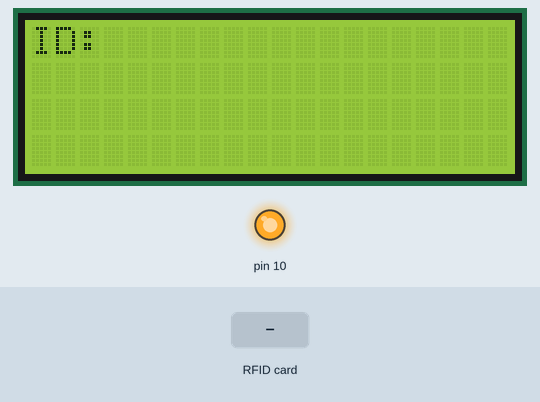
A sketch run on a simulated Arduino Uno, built with avr-gcc and run on an emulated ATmega328P. On the bench: 20×4 character LCD, output pins drawn as LEDs (lit = HIGH). The inputs (shaded band) are chosen by the test bench. What the sketch prints to the serial monitor is not drawn.

Above: at 1.3 s.
1.4 s: RFID card 5E 7A 19 C4 held to the reader
At 3.6 s:
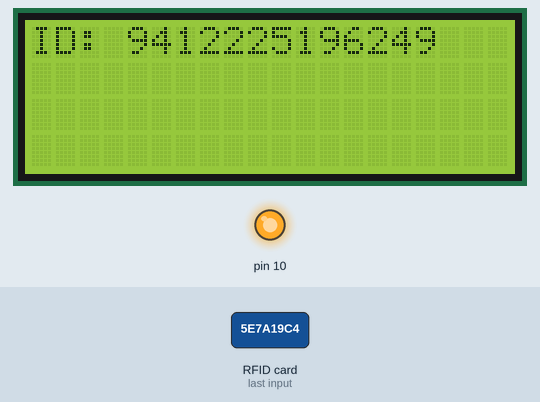
Timing chart, 0 to 5.1 s (numbered marks = the images above; inputs shaded):
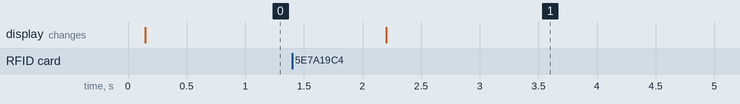

Measured:
- after the input at 1.4 s, the display: changes after 0.80 s (image 1)

The sketch:

ID_Check.ino
```cpp
#include <LiquidCrystal_I2C.h>
#include <SPI.h>
#include <RFID.h>

#define CS_RFID 5
#define RST_RFID 17
RFID rfid(CS_RFID, RST_RFID);
String SN0, SN1, SN2, SN3, SN4, SN;

LiquidCrystal_I2C lcd(0x27, 20, 4);//objek lcd 20 kolom 4 baris

void setup() {
  Serial.begin(115200);
  SPI.begin();
  rfid.init();
  lcd.init(); //inisialisasi lcd
  lcd.backlight();//mengaktifkan lampu lcd

}

void loop() {
  if(rfid.isCard()) {
    if (rfid.readCardSerial()) {
      SN0 = String(rfid.serNum[0]);
      SN1 = String(rfid.serNum[1]);
      SN2 = String(rfid.serNum[2]);
      SN3 = String(rfid.serNum[3]);
      SN4 = String(rfid.serNum[4]);
      SN = SN0 + SN1 + SN2 + SN3 + SN4;
      Serial.println(SN);
    }
  }
  lcd.clear();
  lcd.setCursor(0,0);
  lcd.print("ID: "+String(SN));
  delay(1000);
}
```
